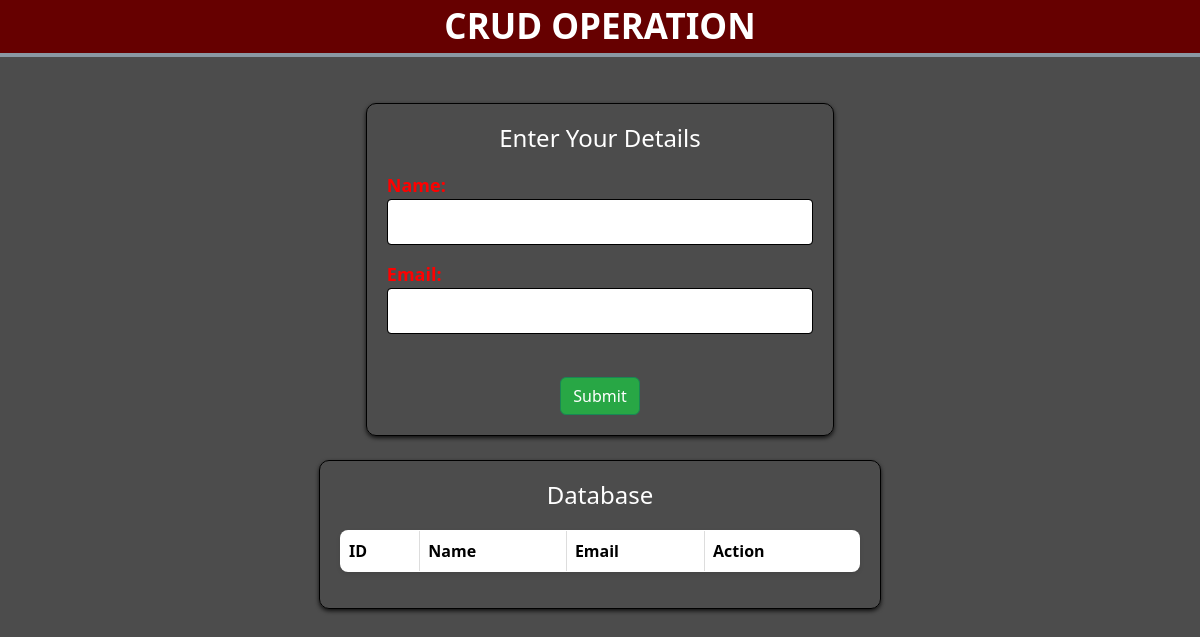
Before: / with the older database file.
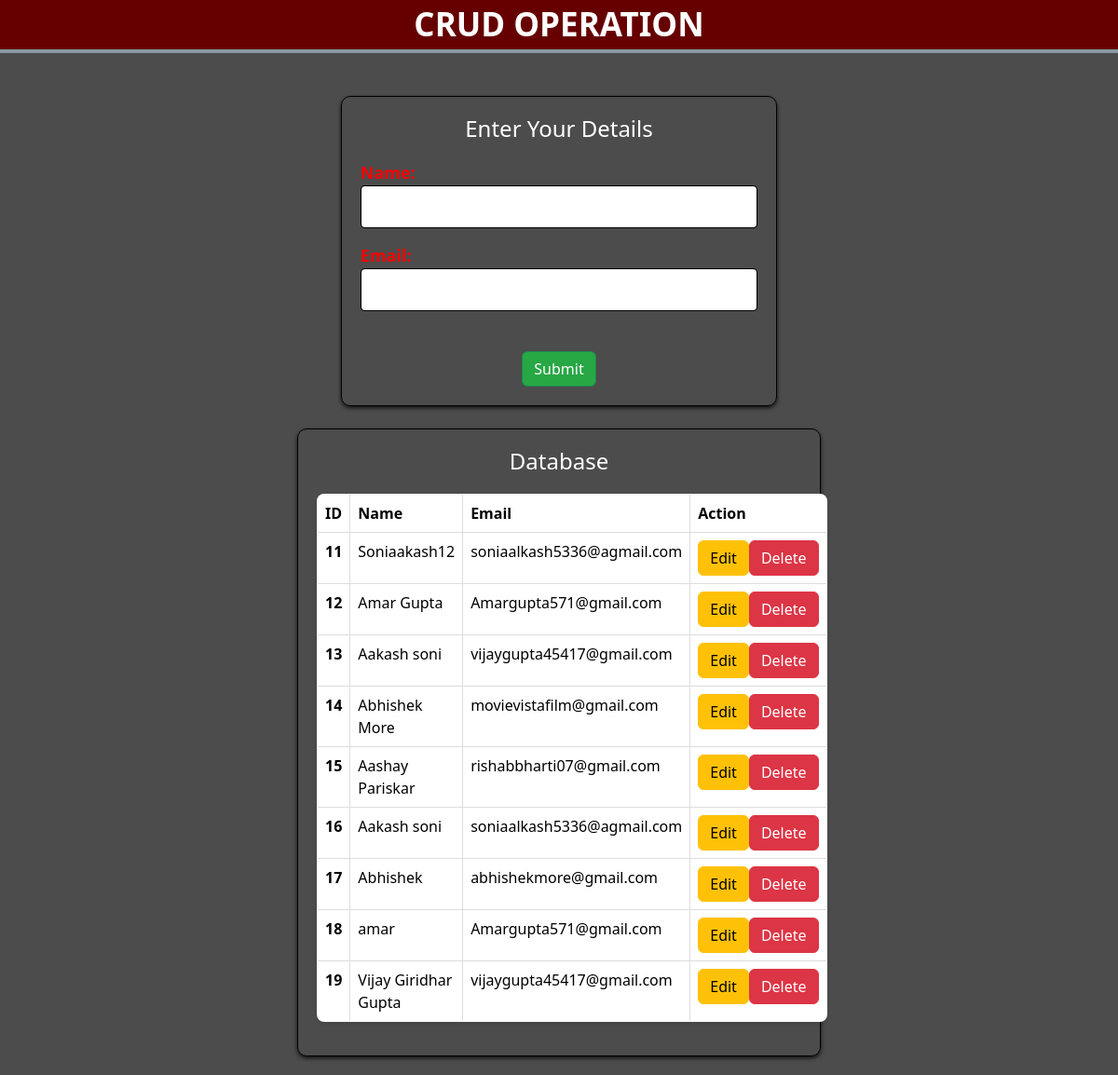
After: the same page with the newer database file.
### core/models.py (models this page shows)
class Crud(models.Model):
    name = models.CharField(max_length=100)
    email = models.EmailField(max_length=100)

### core/views.py (the view)
# urls.py: path('',views.index,name='index'),
def index(request):
    if request.method == 'POST':
        co = Crudform(request.POST)
        if co.is_valid():
            co.save()
            messages.success(request, 'Record Added Successfully')
        return redirect('index')
    else:
        co = Crudform()
        cp = Crud.objects.all()
    return render(request,'core/index.html',{'co' : co, 'cp' : cp})

### core/forms.py
class Crudform(forms.ModelForm):
    class Meta:
        model = Crud
        fields = '__all__'
        widgets = {
            'name' : forms.TextInput(attrs={'class':'form-control col-auto'}),
            'email' : forms.EmailInput(attrs={'class':'form-control'})
        }

### core/templates/core/index.html (shortened to what this page needs)
{% extends "core/base.html" %}
{% block content %}
<div class="text-center" id="nav-head">
    <div>CRUD OPERATION</div>
</div>
<div class="container">
    <div class="row justify-content-center">
        <div class="col-md-5" id="input-form">
            <h2 class="text-center" style="color: white;">Enter Your Details</h2>
            <div class="form-container">
                <form action="" method="POST">
                    {{ co.as_p }}
                    <br>
                    <div style="display: flex; justify-content: center; align-items: center;">
                        <button type="submit" id="submit" class="btn btn-success">Submit</button>
                    </div>
                </form>
            </div>
        </div>
    </div>
    <div class="row justify-content-center mt-4">
        <div class="col-md-6" id="table">
            <h2 class="text-center" style="color: white;">Database</h2>
            <table class="table table-bordered">
                <thead>
                    <tr>
                        <th scope="col">ID</th>
                        <th scope="col">Name</th>
                        <th scope="col">Email</th>
                        <th scope="col">Action</th>
                    </tr>
                </thead>
                <tbody>
                    {% for c in cp %}
                    <tr>
                        <th scope="row">{{ c.id }}</th>
                        <td>{{ c.name }}</td>
                        <td>{{ c.email }}</td>
                        <td>
                            <div class="d-flex justify-content-around">
                                <a href="{% url 'update' c.id %}" class="btn btn-warning">Edit</a>
                                <form action="{% url 'delete' c.id %}" method="POST" class="d-inline">
                                    <button type="submit" class="btn btn-danger">Delete</button>
                                </form>
                            </div>
                        </td>
                    </tr>
                    {% endfor %}
                </tbody>
            </table>
        </div>
    </div>
</div>
{% endblock content %}

### core/templates/core/base.html (shortened to what this page needs)
<!DOCTYPE html>
{% load static %}
<html lang="en">
<head>
    <link rel="stylesheet" href="{% static "core/css/bootstrap.min.css" %}">
    <link rel="stylesheet" href="{% static "core/css/core.css" %}">
</head>
<body style='background-color: rgb(0,0,0, .7);'>
    {% block content %}
    {% endblock content %}
</body>
</html>

### core/templates/core/index.html (style rules this page uses)
#nav-head { background: rgb(102, 0, 0); color: white; font-weight: bold; font-size: 35px; box-shadow: 0px 4px rgb(200, 228, 250, 0.5) }
.container { margin-top: 30px; padding: 20px; }
h2 { font-size: 24px; color: rgb(51, 51, 51); margin-bottom: 20px; }
#input-form { border: 1px solid black; padding: 20px; border-radius: 10px; box-shadow: 0 2px 4px rgba(0, 0, 0, 0.8); height: 100%; font-weight: bold; font-size: 18px; color: red; }
.form-container input[type="text"], .form-container input[type="email"] { width: 100%; padding: 10px; margin-bottom: 15px; border: 1px solid #000; border-radius: 4px; font-size: 16px; transition: all 0.3s ease-in-out; box-sizing: border-box; outline: none; }
button { padding: 10px 15px; font-size: 16px; font-weight: bold; border: none; border-radius: 4px; cursor: pointer; transition: 0.3s ease-in-out; }
button.btn-success { background-color: #28a745; color: white; }
button.btn-danger { background-color: #dc3545; color: white; }
#table { border: 1px solid black; padding: 20px; border-radius: 10px; box-shadow: 0 2px 4px rgba(0, 0, 0, 0.8); }
.table { margin-top: 20px; border: 1px solid #ddd; background-color: #ffffff; border-radius: 8px; overflow: hidden; box-shadow: 0 2px 4px rgba(0, 0, 0, 0.1); }

Changed rows visible on the page:
added Crud: id "11", name "Soniaakash12", email "soniaalkash5336@agmail.com"
added Crud: id "12", name "Amar Gupta", email "Amargupta571@gmail.com"
added Crud: id "13", name "Aakash soni", email "vijaygupta45417@gmail.com"
added Crud: id "14", name "Abhishek More", email "movievistafilm@gmail.com"
added Crud: id "15", name "Aashay Pariskar", email "rishabbharti07@gmail.com"
added Crud: id "16", name "Aakash soni", email "soniaalkash5336@agmail.com"
added Crud: id "17", name "Abhishek", email "abhishekmore@gmail.com"
added Crud: id "18", name "amar", email "Amargupta571@gmail.com"
added Crud: id "19", name "Vijay Giridhar Gupta", email "vijaygupta45417@gmail.com"
